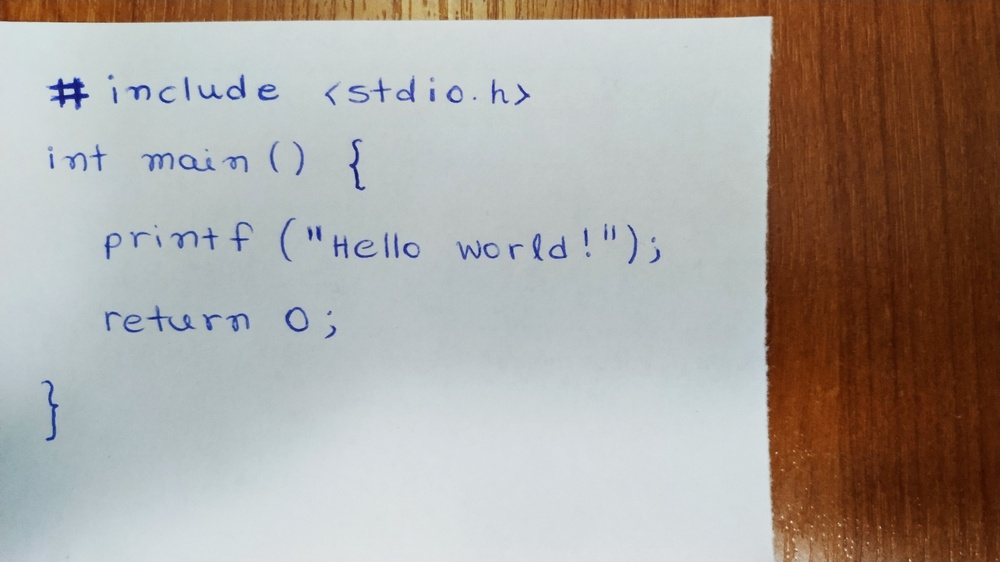
#> input picture OCR/images/notes1.jpg, 1000 x 562 px, shrunk from 4032 x 2268 before the run; its folder holds 4 pictures in this run
$ jupyter execute --allow-errors ocr-demo.ipynb
#> lines starting #> are read from the running program, lines starting #| are printed output that depends on the picture
# Digitize your notes with Azure Computer Vision OCR

The Computer Vision service provides pre-built, advanced algorithms that process and analyze images and extract text from photos and documents (Optical Character Recognition, OCR).

In this exercise, we will explore the pre-trained models of Azure Computer Vision service for optical character recognition. We will build a simple Python notebook that turns your handwritten documents into digital notes.

You will learn how to:
* Provision a Computer Vision resource.
* Use a Computer Vision resource to extract text from photos.

## Create a Computer Vision Resource

1. Sign in to [Azure Portal](https://portal.azure.com/) and select **Create a resource**.
2. Search for **Computer Vision** and then click **Create**.
3. Create a Computer Vision resource with the following settings:
    * **Subscription**: Your Azure subscription.
    * **Resource group**: Select an existing resource group or create a new one.
    * **Region**: Choose any available region, for example **North Europe**.
    * **Name**: This would be your custom domain name in your endpoint. Enter a unique name.
    * **Pricing tier**: You can use the free pricing tier (**F0**) to try the service, and upgrade later to a paid tier.
4. Select **Review + Create** and wait for deployment to complete.
5. One the deployment is complete, select **Go to resource**. On the **Overview** tab, click **Manage keys**. Save the **Key 1** and the **Endpoint**. You will need the key and the endpoint to connect to your Computer Vision resource from client applications.

## Import libraries

[cell 1]
from azure.cognitiveservices.vision.computervision import ComputerVisionClient
from msrest.authentication import CognitiveServicesCredentials
from azure.cognitiveservices.vision.computervision.models import OperationStatusCodes
from PIL import Image
import matplotlib.pyplot as plt
import matplotlib.patches as patches
import time
import numpy as np

## Create variables for your key and endpoint

[cell 2]
key = 'YOUR_KEY'
endpoint = 'YOUR_ENDPOINT'

## Authenticate the client

#> (a cell that did not finish here is left out)

## Extract handwritten text

First download the images used in the following examples from my [GitHub repository](https://github.com/sfoteini/azure-computer-vision).

[cell 4]
def read_handwritten_text(image_name):
    # Open local image file
#> called with image_name = 'notes1.jpg'
    image_path = "images/" + image_name
    image = open(image_path, "rb")

    img = Image.open(image_path)
#> img is the input picture: PIL image 1000x562 RGB; mean R, G, B 169.5, 162.7, 157.1

    # Call the API
    read_response = computervision_client.read_in_stream(image, raw=True)

    # Get the operation location (URL with an ID at the end)
    read_operation_location = read_response.headers["Operation-Location"]

    # Grab the ID from the URL
    operation_id = read_operation_location.split("/")[-1]

    # Retrieve the results
    while True:
        read_result = computervision_client.get_read_result(operation_id)
        if read_result.status not in ['notStarted', 'running']:
            break
        time.sleep(1)

    # Create figure and axes
    fig, ax = plt.subplots()

    # Display the image
    ax.imshow(img)

    # Print the detected text and bounding boxes
    if read_result.status == OperationStatusCodes.succeeded:
        for text_result in read_result.analyze_result.read_results:
            for line in text_result.lines:
                # Print line
                print(line.text)

                # line.bounding_box contains 4 pairs of (x, y) coordinates
                xy1 = [line.bounding_box[0], line.bounding_box[1]]
                xy2 = [line.bounding_box[2], line.bounding_box[3]]
                xy3 = [line.bounding_box[4], line.bounding_box[5]]
                xy4 = [line.bounding_box[6], line.bounding_box[7]]
                box_coordinates = np.array([xy1, xy2, xy3, xy4])

                # Create a Rectangle patch
                box = patches.Polygon(box_coordinates, closed=True, linewidth=2, edgecolor='r', facecolor='none')

                # Add the patch to the Axes
                ax.add_patch(box)

                # Print words in line with confidence score
                for word in line.words:
                    print(f"   * {word.text}: {word.confidence * 100:.2f}")

                    # Uncomment the following lines to display the bounding box of each word
                    '''
                    xy1 = [word.bounding_box[0], word.bounding_box[1]]
                    xy2 = [word.bounding_box[2], word.bounding_box[3]]
                    xy3 = [word.bounding_box[4], word.bounding_box[5]]
                    xy4 = [word.bounding_box[6], word.bounding_box[7]]
                    box_coordinates = np.array([xy1, xy2, xy3, xy4])

                    # Create a Rectangle patch
                    box = patches.Polygon(box_coordinates, closed=True, linewidth=1, edgecolor='c', facecolor='none')

                    # Add the patch to the Axes
                    ax.add_patch(box)
                    '''
    plt.show()

#> (a cell that did not finish here is left out)

#> (a cell that did not finish here is left out)

#> call 2 of read_handwritten_text, with image_name = 'notes2.jpg'
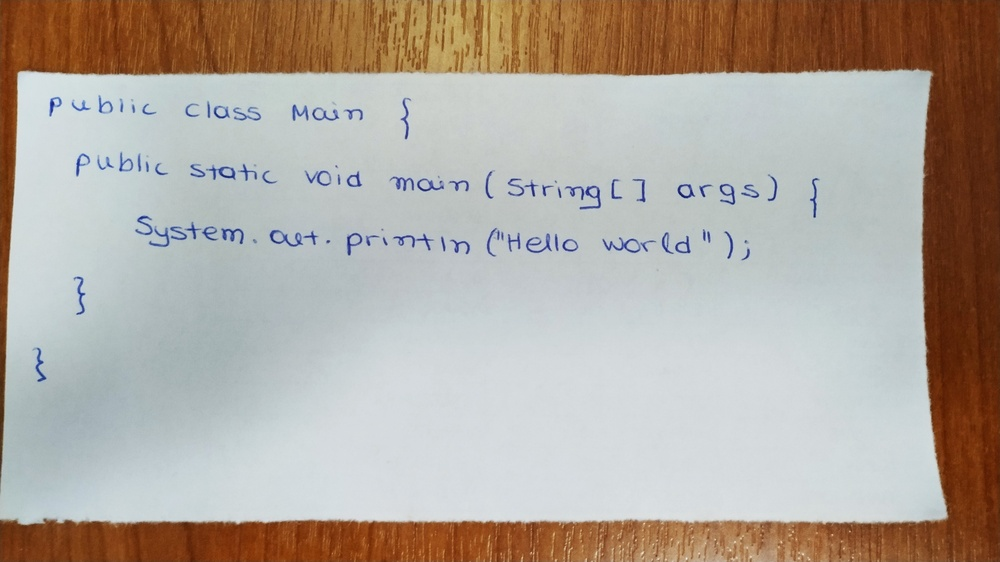
#> input picture OCR/images/notes2.jpg, 1000 x 562 px, shrunk from 4032 x 2268 before the run
#> in read_handwritten_text, img is the input picture: PIL image 1000x562 RGB; mean R, G, B 177.1, 168.4, 159.5

#> (a cell that did not finish here is left out)

#> call 3 of read_handwritten_text, with image_name = 'notes3.jpg'
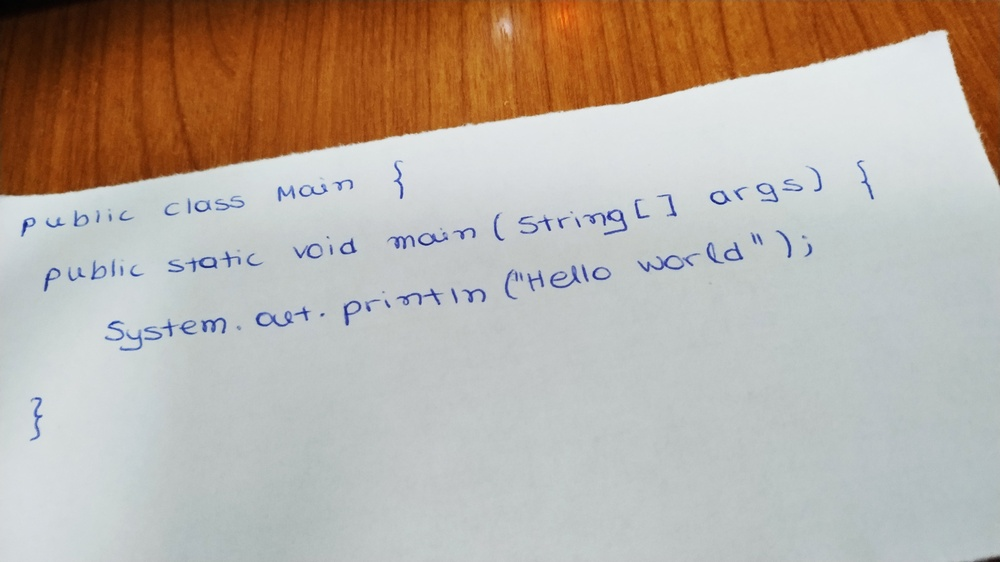
#> input picture OCR/images/notes3.jpg, 1000 x 562 px, shrunk from 4032 x 2268 before the run
#> in read_handwritten_text, img is the input picture: PIL image 1000x562 RGB; mean R, G, B 184, 173.2, 163.3

#> (a cell that did not finish here is left out)

#> call 4 of read_handwritten_text, with image_name = 'notes4.jpg'
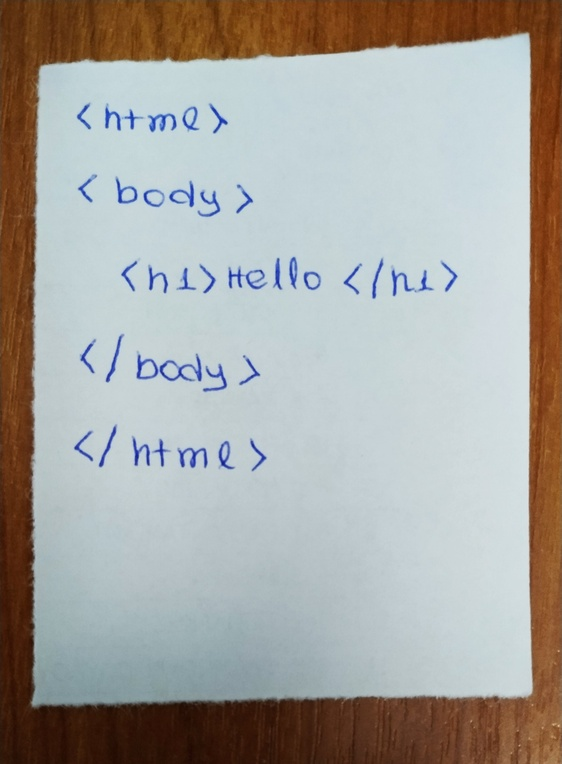
#> input picture OCR/images/notes4.jpg, 562 x 764 px, shrunk from 2267 x 3080 before the run
#> in read_handwritten_text, img is the input picture: PIL image 562x764 RGB; mean R, G, B 166.9, 165.6, 161.4
